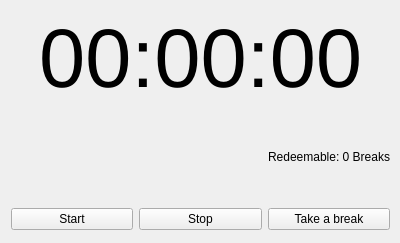
<?xml version="1.0" encoding="UTF-8"?>
<ui version="4.0">
 <class>MainWindow</class>
 <widget class="QMainWindow" name="MainWindow">
  <property name="geometry">
   <rect>
    <x>0</x>
    <y>0</y>
    <width>400</width>
    <height>243</height>
   </rect>
  </property>
  <property name="windowTitle">
   <string>Fokus</string>
  </property>
  <widget class="QWidget" name="centralWidget">
   <widget class="QWidget" name="verticalLayoutWidget">
    <property name="geometry">
     <rect>
      <x>0</x>
      <y>0</y>
      <width>401</width>
      <height>241</height>
     </rect>
    </property>
    <layout class="QVBoxLayout" name="verticalLayout">
     <item>
      <widget class="QLabel" name="time_label">
       <property name="font">
        <font>
         <pointsize>62</pointsize>
        </font>
       </property>
       <property name="text">
        <string>00:00:00</string>
       </property>
       <property name="alignment">
        <set>Qt::AlignCenter</set>
       </property>
      </widget>
     </item>
     <item>
      <widget class="QLabel" name="breaks_label">
       <property name="text">
        <string>Redeemable: 0 Breaks</string>
       </property>
       <property name="alignment">
        <set>Qt::AlignRight|Qt::AlignTrailing|Qt::AlignVCenter</set>
       </property>
       <property name="margin">
        <number>15</number>
       </property>
      </widget>
     </item>
     <item>
      <layout class="QHBoxLayout" name="horizontalLayout">
       <item>
        <widget class="QPushButton" name="start_button">
         <property name="text">
          <string>Start</string>
         </property>
        </widget>
       </item>
       <item>
        <widget class="QPushButton" name="stop_button">
         <property name="text">
          <string>Stop</string>
         </property>
         <property name="autoDefault">
          <bool>false</bool>
         </property>
         <property name="default">
          <bool>false</bool>
         </property>
         <property name="flat">
          <bool>false</bool>
         </property>
        </widget>
       </item>
       <item>
        <widget class="QPushButton" name="break_button">
         <property name="text">
          <string>Take a break</string>
         </property>
        </widget>
       </item>
      </layout>
     </item>
    </layout>
   </widget>
  </widget>
 </widget>
 <layoutdefault spacing="6" margin="11"/>
 <resources/>
 <connections/>
</ui>
